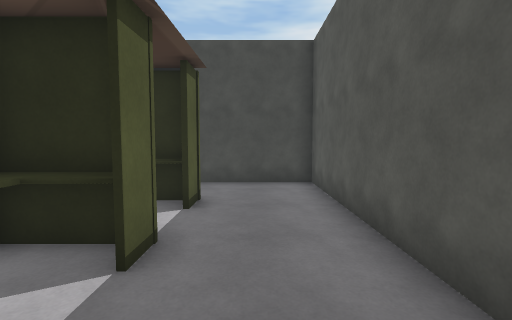
[1] (above)

24 first-person views from a walk through a Unity game level. The camera is 1.4 m above the floor, tilts 4° down and sees 85° across. The floor is counted in squares, 1 m on a side. Each view is taken from the middle of a square. On the plan, view 1 faces up. The plan holds only what a view shows up to about 14 squares ahead; the rest is blank. The place goes on beyond the plan. The player is left out. Door leaves are left out, so doorways stand open. Some surface patterns are stand-ins.

[2]
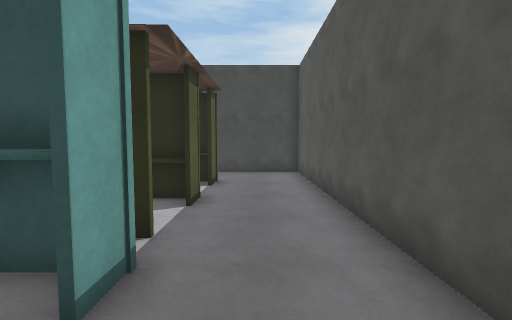

[3]
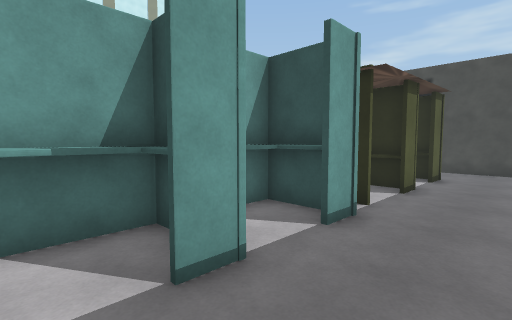

[4]
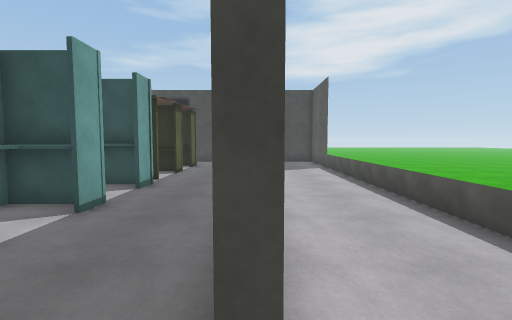

[5]
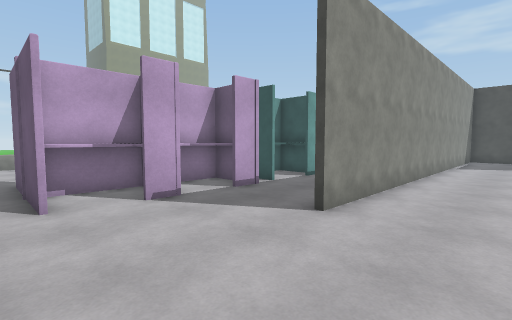

[6]
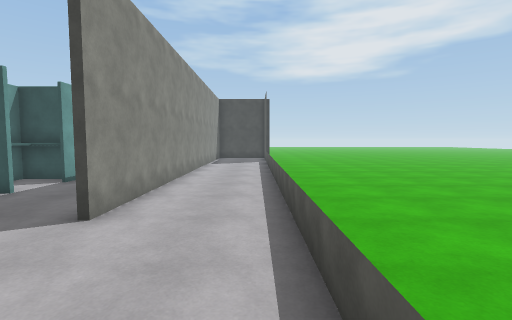

[7]
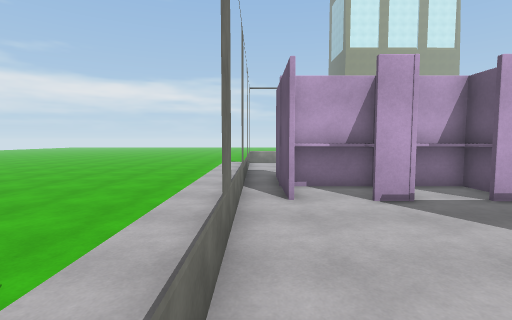

[8]
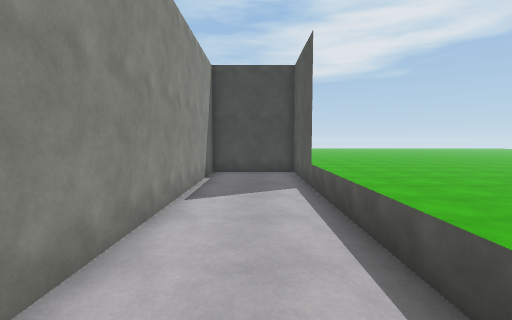

[9]
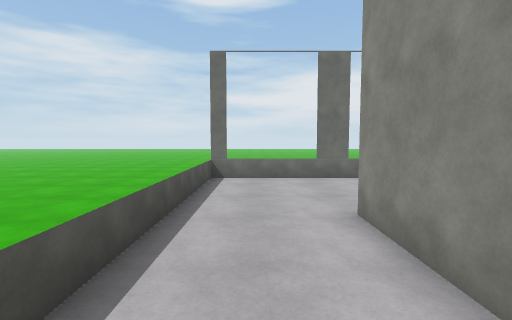

[10]
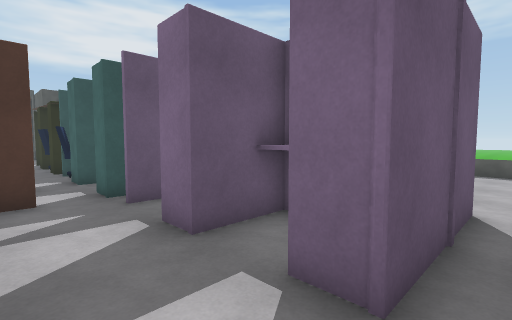

[11]
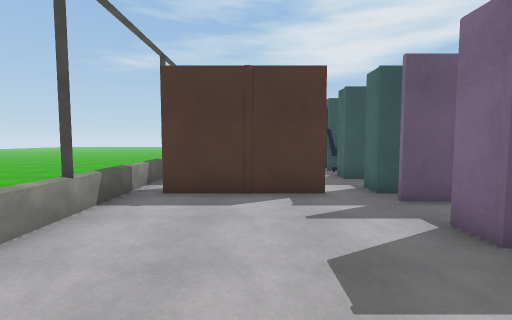

[12]
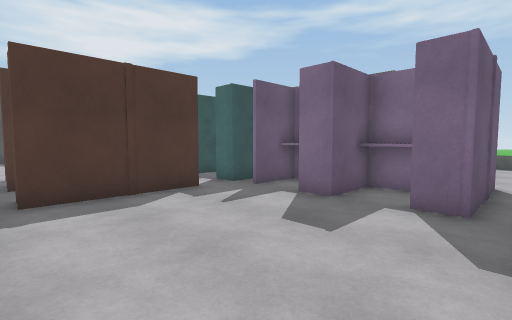

[13]
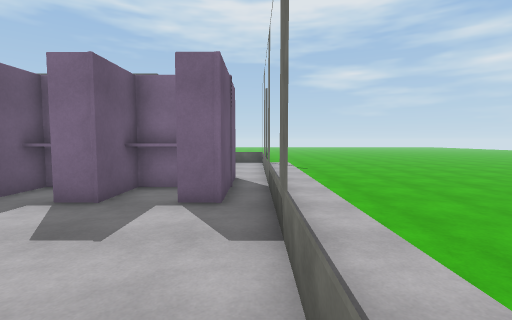

[14]
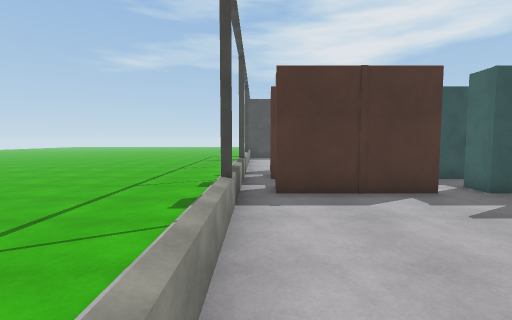

[15]
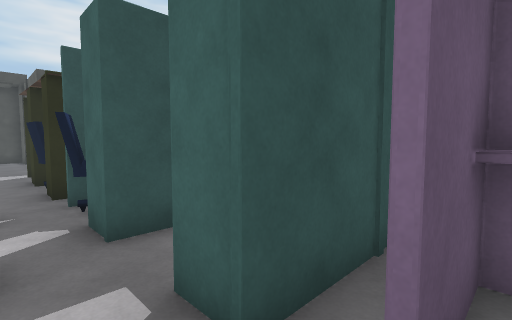

[16]
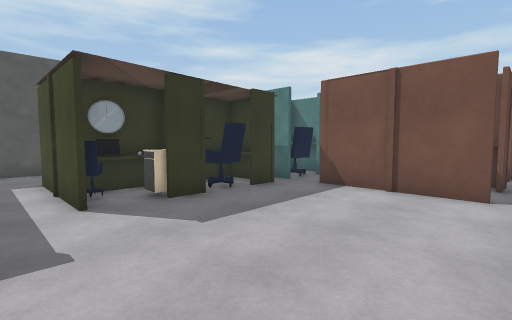

[17]
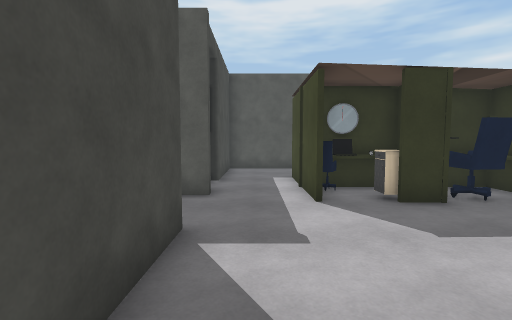

[18]
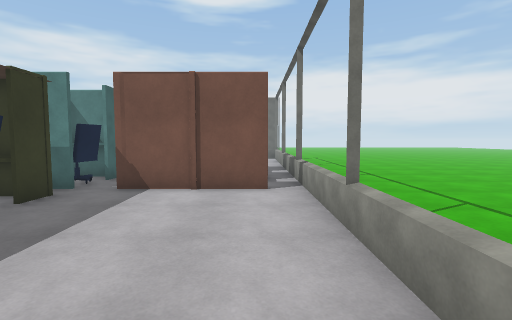

[19]
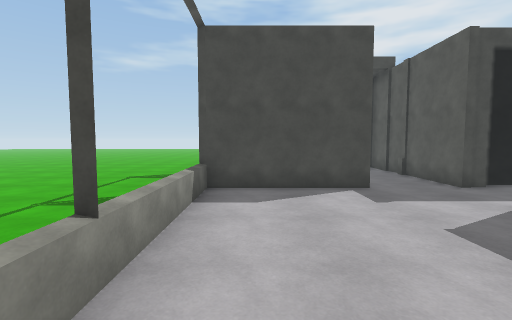

[20]
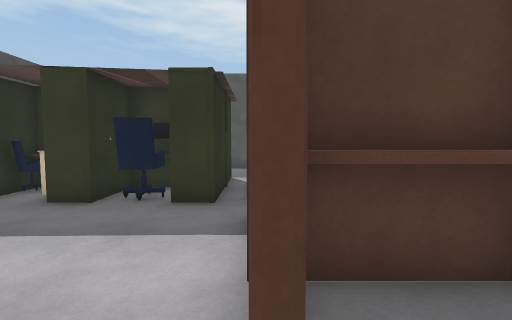

[21]
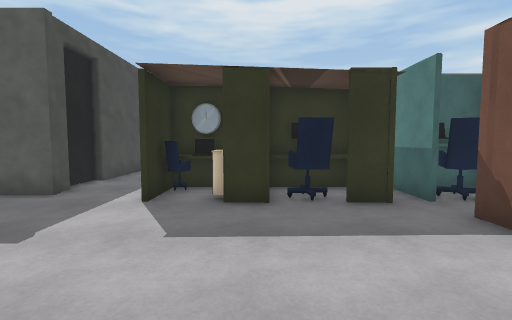

[22]
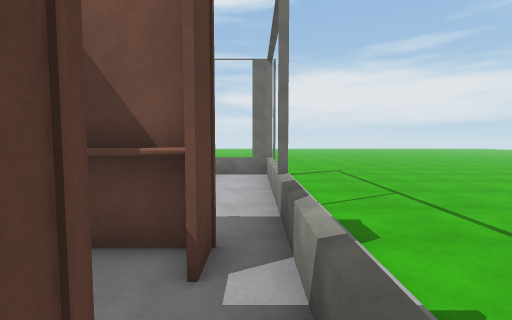

[23]
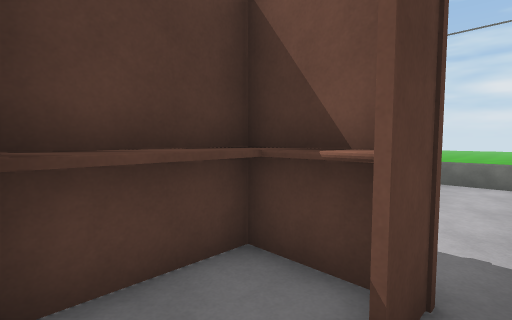

[24]
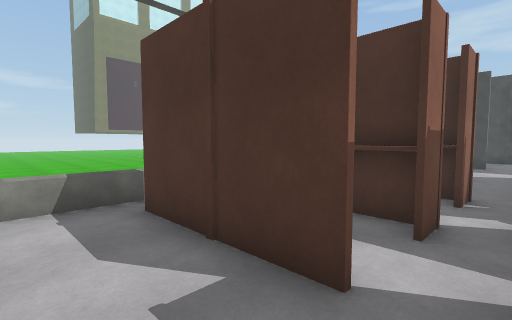

### Floor plan
Key: @ floor where view 1 was taken; # wall or solid block; x gap in a wall; . floor; D open door; = window, fence, low wall or low ledge; ^ raised ledge; C cabinet; L clock; T thing the floor can be seen under or through; M computer; O other object.
Columns run from 13 left of view 1 to 6 right of it. Each row starts with its distance up from view 1.
 15         #
 14         #
 13        .#
 12        .#
 11       ..#
 10       ..####
  9 ######..##.#########
  8 =..............#...#
  7 =..............#...#
  6 =......D###^...#...#
  5 =......DCL ....#...=
  4 =......# ^^#...#...=
  3 =......x^M^^...#...=
  2 =......x^^ ....#...=
  1 =......x^^^#...#...=
  0 =.####T##^^^#@.#...=
 -1 =..^^ T#^O^^#..#...=
 -2 =.^^^  #^^^....#...=
 -3 =.#^^^##^^^#...#...=
 -4 =..^^^## ^^#...#...=
 -5 =.^^^^## ^^....#...=
 -6 =.##########...#...=
 -7 =......##^^^...#...=
 -8 =........^^....#...=
 -9 =.......^^^#.......=
-10 =........^^^.......=
-11 =........^^........=
-12 =......#####.......=
-13 =..................=
-14 ##===#===##===#===##

Positions as (right, up) in squares from view 1, and headings:
1: (0, 0), facing up
2: (0, -3), facing up
3: (1, -5), facing up-left
4: (2, -9), facing up
5: (5, -13), facing up-left
6: (5, -13), facing up
7: (5, -13), facing left
8: (4, -3), facing up
9: (4, -3), facing down
10: (-8, -13), facing up-right
11: (-9, -13), facing up
12: (-12, -13), facing up-right
13: (-12, -13), facing right
14: (-12, -13), facing up
15: (-7, -7), facing up-right
16: (-12, 8), facing down-right
17: (-12, 8), facing right
18: (-11, 8), facing down
19: (-11, 1), facing up
20: (-12, 0), facing right
21: (-12, 4), facing right
22: (-12, -2), facing down
23: (-12, -3), facing down-right
24: (-6, -8), facing up-left
